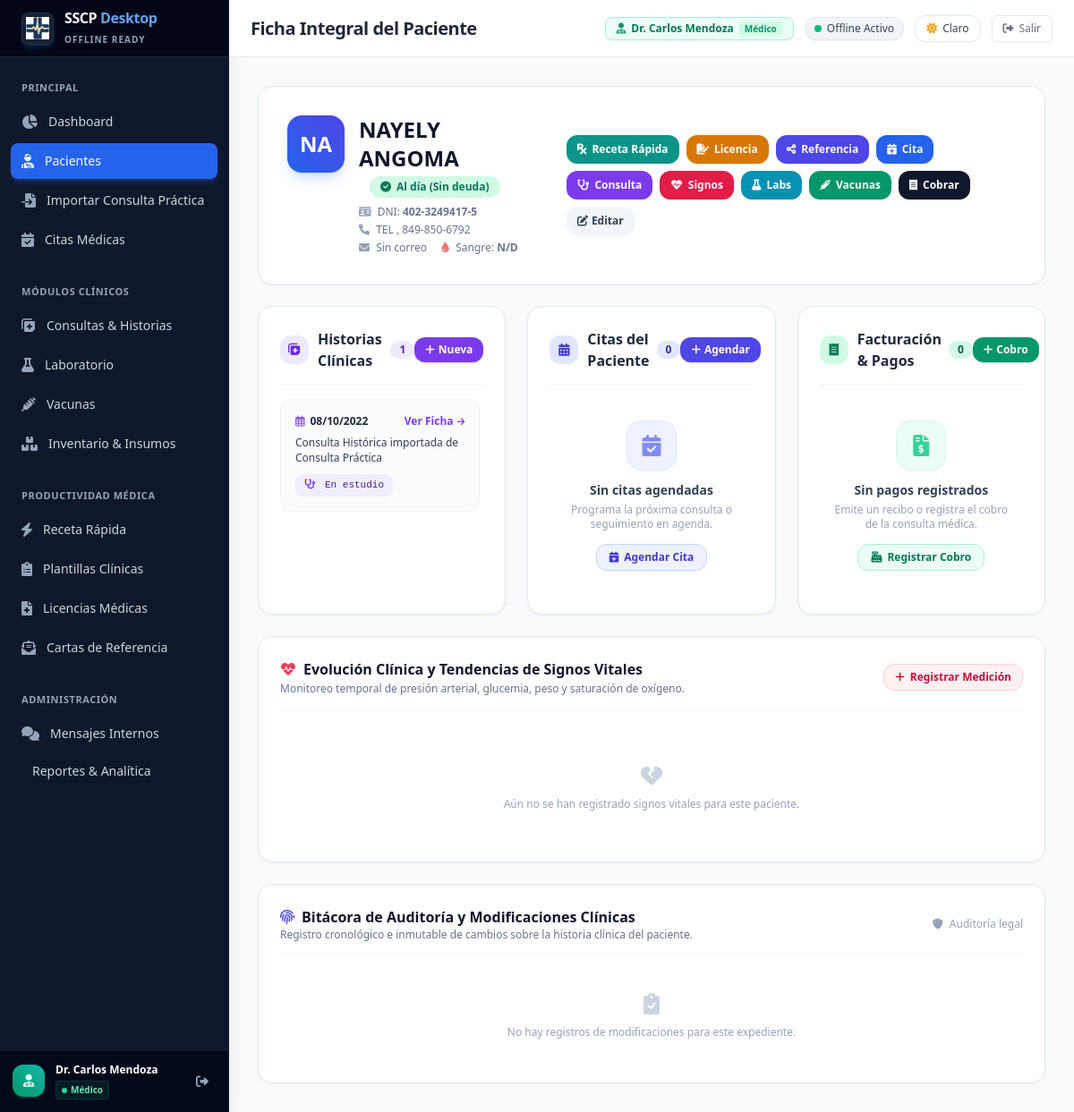
The page /patients/174 (signed in) on the database as committed earlier.
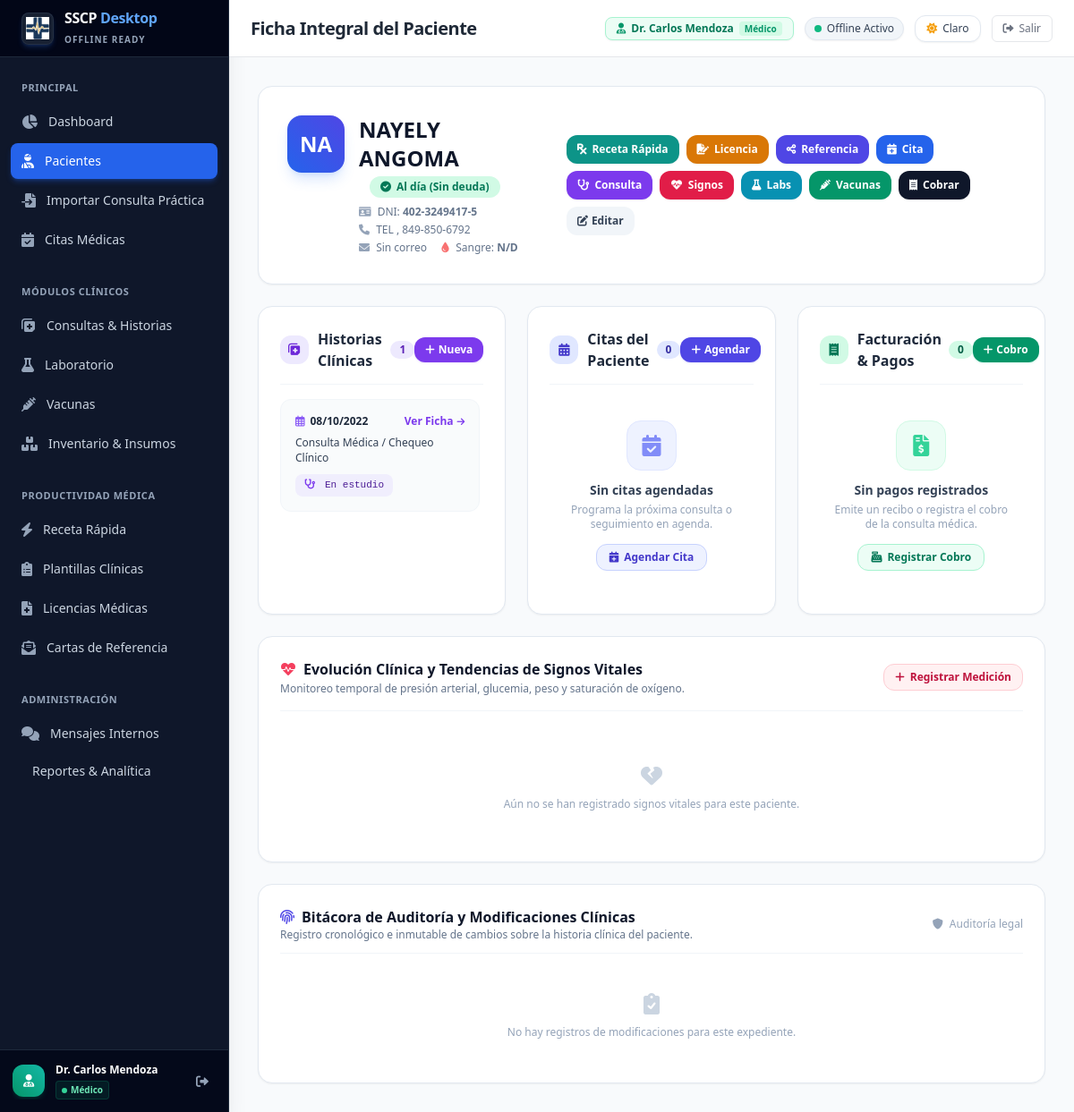
The same page on the database as committed later.
### app/models/consultation.py (models this page shows)
class Consultation(Base):
    __tablename__ = "consultations"
    id = Column(Integer, primary_key=True, index=True)
    patient_id = Column(Integer, ForeignKey("patients.id"), nullable=False, index=True)
    doctor_id = Column(Integer, ForeignKey("users.id"), nullable=False, index=True)
    appointment_id = Column(Integer, ForeignKey("appointments.id"), nullable=True, index=True)
    reason = Column(Text, nullable=False) # Motivo de consulta
    symptoms = Column(Text, nullable=True) # Síntomas / Anamnesis
    physical_exam = Column(Text, nullable=True) # Examen físico
    diagnosis = Column(Text, nullable=True) # Diagnóstico y código CIE-10
    treatment = Column(Text, nullable=True) # Plan terapéutico
    prescription = Column(Text, nullable=True) # Indicaciones / Receta
    notes = Column(Text, nullable=True) # Notas confidenciales
    updated_by_id = Column(Integer, ForeignKey("users.id"), nullable=True)
    edit_history = Column(Text, nullable=True) # Registro JSON de modificaciones (autor, fecha, motivo de cambio)
    sede_origen = Column(String, default="local")
    created_at = Column(DateTime(timezone=True), server_default=func.now())
    updated_at = Column(DateTime(timezone=True), onupdate=func.now())
    patient = relationship("Patient", backref="consultations")
    doctor = relationship("User", foreign_keys=[doctor_id], backref="consultations")
    updated_by = relationship("User", foreign_keys=[updated_by_id])
    appointment = relationship("Appointment", backref="consultation")

### app/routers/patients.py (the view)
@router.get("/{patient_id}")
def view_patient(
    request: Request,
    patient_id: int,
    db: Session = Depends(get_db),
    current_user = Depends(require_current_user)
):
    patient = db.query(Patient).filter(Patient.id == patient_id).first()
    if not patient:
        raise HTTPException(status_code=404, detail="Paciente no encontrado")
    appointments = db.query(Appointment).filter(Appointment.patient_id == patient_id).order_by(Appointment.date.desc()).all()
    consultations = db.query(Consultation).filter(Consultation.patient_id == patient_id).order_by(Consultation.created_at.desc()).all()
    payments = db.query(Payment).filter(Payment.patient_id == patient_id).order_by(Payment.created_at.desc()).all()
    vitals = db.query(VitalSign).filter(VitalSign.patient_id == patient_id).order_by(VitalSign.recorded_at.asc()).all()
    audit_logs = AuditService.get_logs_for_patient(db, patient_id, limit=25)
    vitals_evolution = {
        "dates": [v.recorded_at.strftime("%d/%m") for v in vitals],
        "systolic": [v.systolic_bp for v in vitals if v.systolic_bp is not None],
        "diastolic": [v.diastolic_bp for v in vitals if v.diastolic_bp is not None],
        "glucose": [v.glucose_mg_dl for v in vitals if v.glucose_mg_dl is not None],
        "weight": [v.weight_kg for v in vitals if v.weight_kg is not None],
        "bmi": [v.bmi for v in vitals if v.bmi is not None],
        "heart_rate": [v.heart_rate for v in vitals if v.heart_rate is not None],
    }
    pending_payments = [p for p in payments if p.status == "pending"]
    balance_due = sum(p.total for p in pending_payments)
    return templates.TemplateResponse(
        request=request,
        name="patients/view.html",
        context={
            "user": current_user,
            "patient": patient,
            "appointments": appointments,
            "consultations": consultations,
            "payments": payments,
            "vitals": list(reversed(vitals)),
            "vitals_evolution": vitals_evolution,
            "audit_logs": audit_logs,
            "balance_due": balance_due,
        }
    )

### app/templates/patients/view.html (shortened to what the changed rows need)
{% extends "layouts/base.html" %}
{% block body %}
<div class="flex h-screen bg-slate-50 overflow-hidden">
    {% set active_menu = 'patients' %}
    {% include "partials/sidebar.html" %}
    <div class="flex-1 flex flex-col min-w-0 overflow-hidden">
        {% set page_title = "Ficha Integral del Paciente" %}
        {% include "partials/header.html" %}
        <main class="flex-1 overflow-y-auto p-6 md:p-8">
            <div class="max-w-7xl mx-auto space-y-6">
                <div class="bg-white rounded-2xl border border-slate-200 shadow-sm p-6 md:p-8">
                    <div class="flex flex-col md:flex-row md:items-center justify-between gap-6">
                        <div class="flex items-start space-x-4">
                            <div>
                                <div class="flex items-center space-x-3 flex-wrap gap-y-1">
                                    <h1 class="text-2xl font-bold text-slate-900">{{ patient.first_name }} {{ patient.last_name }}</h1>
                                </div>
                            </div>
                        </div>
                    </div>
                </div>
                <div class="grid grid-cols-1 lg:grid-cols-3 gap-6">
                    <div class="bg-white rounded-2xl border border-slate-200 shadow-sm p-6 flex flex-col min-h-[310px]">
                        <div class="flex-1 flex flex-col">
                            {% if consultations %}
                            <div class="space-y-3 overflow-y-auto max-h-[360px] pr-1">
                                {% for c in consultations %}
                                <div class="p-4 rounded-xl border border-slate-100 bg-slate-50/80 hover:bg-slate-50 hover:border-violet-200 transition-all group">
                                    <div class="flex items-center justify-between">
                                        <span class="text-xs font-bold text-slate-800 flex items-center">
                                            <i class="far fa-calendar-alt text-violet-500 mr-1.5"></i>
                                            {{ c.created_at.strftime("%d/%m/%Y") }}
                                        </span>
                                        <a href="/consultations/{{ c.id }}" class="text-xs text-violet-600 font-bold group-hover:translate-x-0.5 transition-transform flex items-center">
                                            Ver Ficha <i class="fas fa-arrow-right ml-1 text-[10px]"></i>
                                        </a>
                                    </div>
                                    <p class="text-xs font-medium text-slate-700 mt-2 leading-snug">{{ c.reason }}</p>
                                    {% if c.diagnosis %}
                                    <div class="mt-2.5 text-[11px] bg-violet-100/70 text-violet-900 px-2.5 py-1 rounded-lg font-mono font-medium inline-block">
                                        <i class="fas fa-stethoscope mr-1 text-violet-600"></i> {{ c.diagnosis }}
                                    </div>
                                    {% endif %}
                                </div>
                                {% endfor %}
                            </div>
                            {% endif %}
                        </div>
                    </div>
                </div>
            </div>
        </main>
    </div>
</div>
{% endblock %}

Rows that differ between the two databases and show on the page:
changed Consultation "En estudio": reason "Consulta Histórica importada de Consulta Práctica" → "Consulta Médica / Chequeo Clínico"
